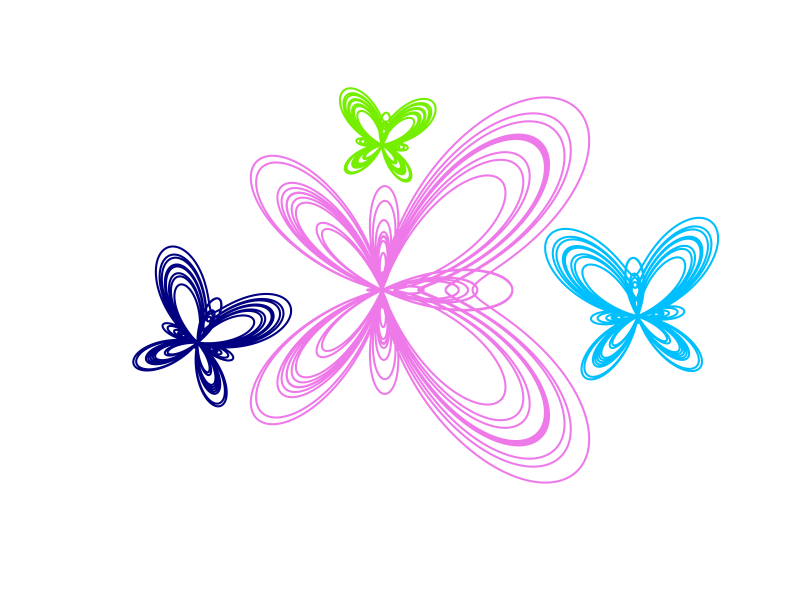

The R source for this figure:
## ---- chunk 1
knitr::opts_chunk$set(echo = TRUE)
## ---- chunk 2
n<-10000 
theta<-seq(0,25*pi,length.out = n) 
r<- exp(cos(theta)) - 2*cos(theta*4) + (sin(theta/12))^5 


x<- 2*r*cos(theta) 
y<- 2*r*sin(theta) 
plot(x,y,col="orchid2",type="l",lwd=2,xlab="",ylab="",axes=FALSE,asp=1)

x<- 0.5*r*cos(theta + pi/2.2) + 0
y<- 0.5*r*sin(theta + pi/2.2) + 5.5
lines(x,y,col="chartreuse2",type="l",lwd=2,xlab="",ylab="")

x<-0.75*r*cos(theta + pi/2.8) - 7
y<-0.75*r*sin(theta + pi/2.8) - 2
lines(x,y,col="navyblue",type="l",lwd=2,xlab="",ylab="")

x<- 0.9*r*cos(theta + pi/1.9) + 9.7
y<- 0.9*r*sin(theta + pi/1.9) - 1
lines(x,y,col="deepskyblue1",type="l",lwd=2,xlab="",ylab="")

